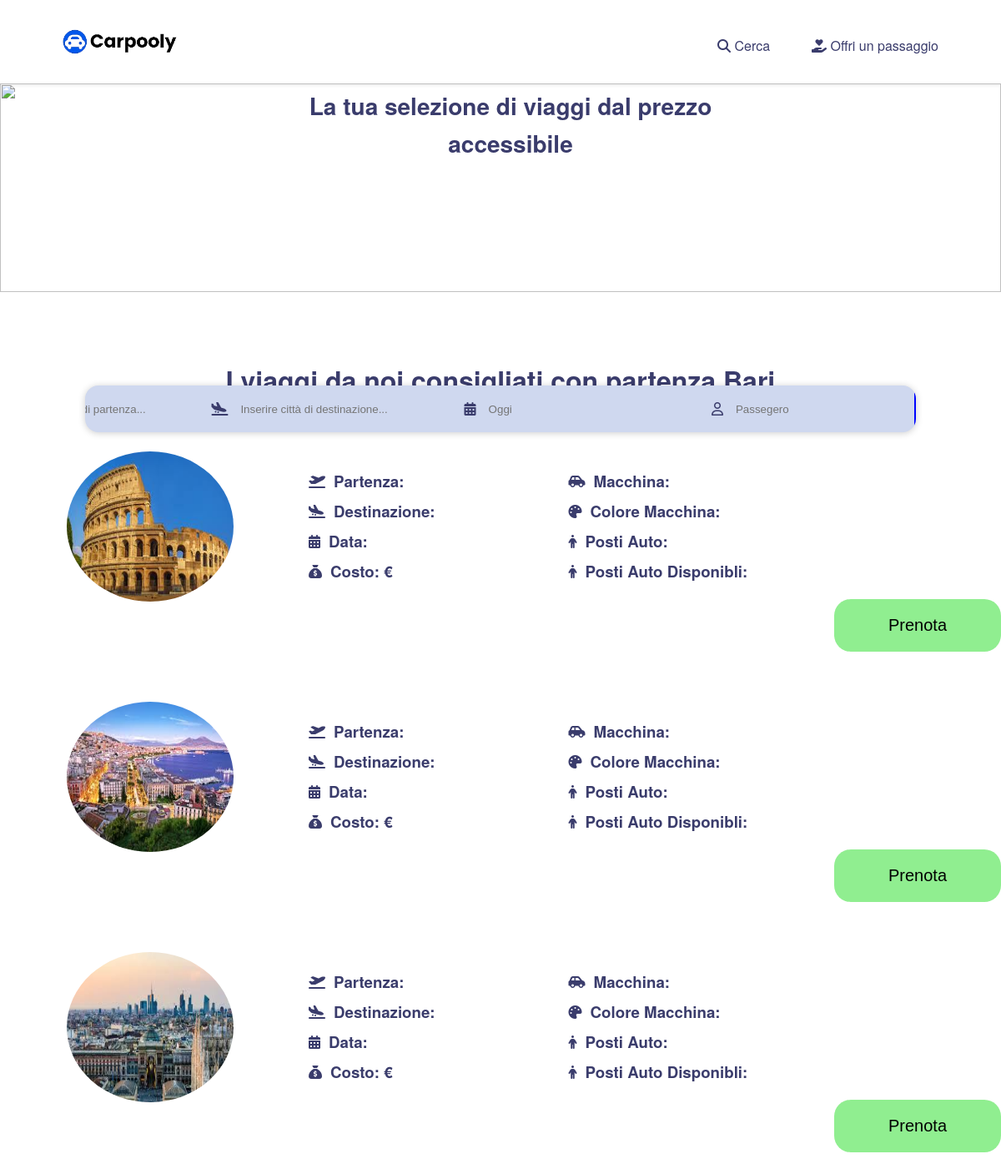
/dashboard-passenger.php, run on an earlier commit of the app's database.
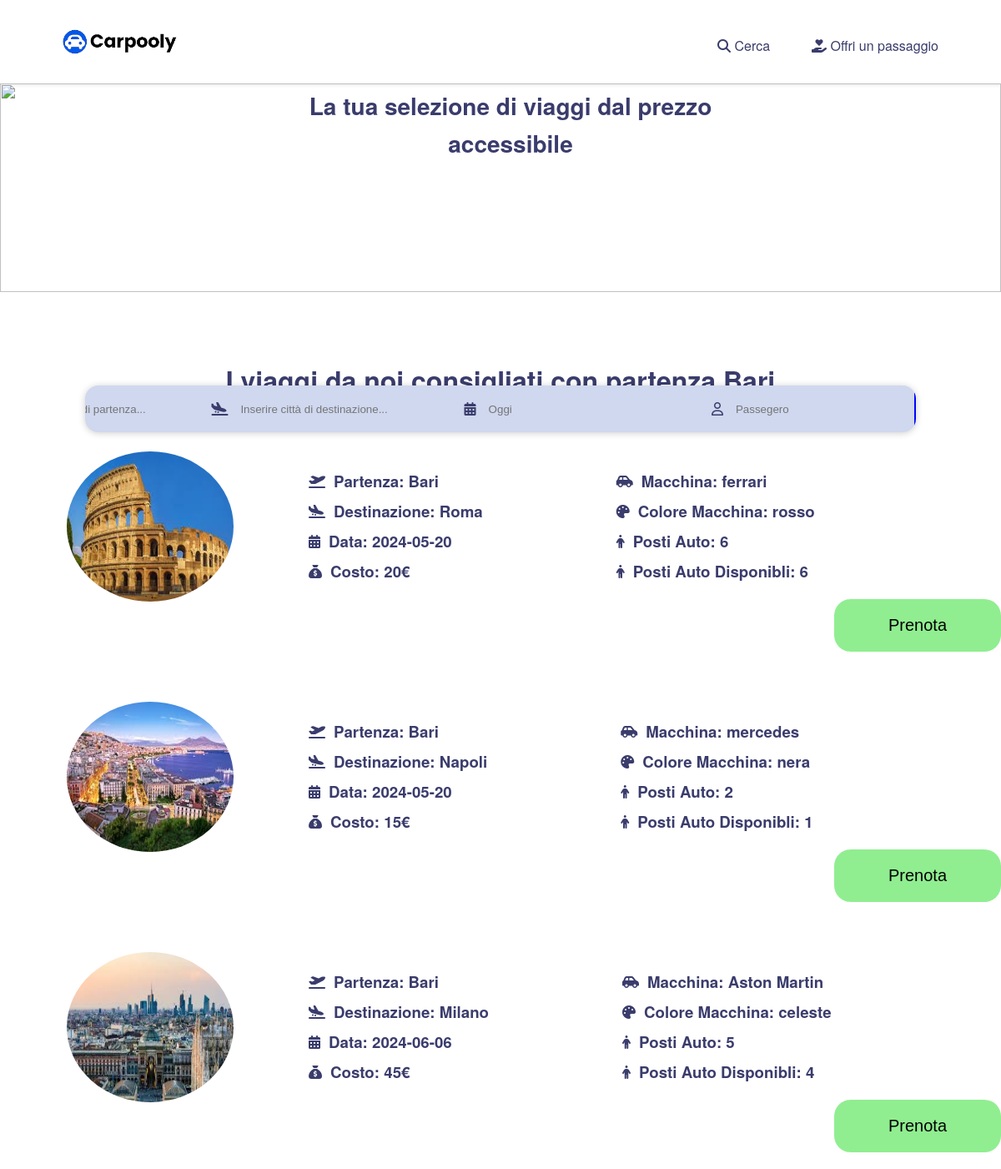
And on a later commit of the database.
### tables this page shows
CREATE TABLE `viaggi` (
  `id` int(11) NOT NULL,
  `id_autista` int(11) NOT NULL,
  `partenza` varchar(255) NOT NULL,
  `destinazione` varchar(255) NOT NULL,
  `data_viaggio` date NOT NULL,
  `costo_viaggio` int(11) NOT NULL,
  `modello` varchar(255) NOT NULL,
  `targa` text NOT NULL,
  `colore` varchar(255) NOT NULL,
  `anno` text NOT NULL,
  `nPostitotale` int(11) NOT NULL,
  `nPostiDisponibili` int(11) NOT NULL,
  `creato_il` timestamp NOT NULL DEFAULT current_timestamp()
);

### dashboard-passenger.php (the view, shortened to what this page needs)
<?php
    include_once './login.php';
    include 'db.php';
?>
<!DOCTYPE html>
<html lang="en">
<head>
    <link rel="stylesheet" href="./static/css/dashboard-passenger.css">
    <link rel="stylesheet" href="https://cdnjs.cloudflare.com/ajax/libs/leaflet/1.7.1/leaflet.css"/>
</head>
<body>
    <header>
        <nav>
            <div class="container">
                <div class="logo">
                    <img src="./static/img/img/images.png" alt="BlaBlaCar Logo" width="145" height="87">
                </div>
                <div class="nav-links">
                    <a href="search-ride.html"><i class="fas fa-magnifying-glass"></i> Cerca</a>
                    <a href="offer-ride.html"><i class="fas fa-hand-holding-heart"></i> Offri un passaggio</a>
                </div>
            </div>
        </nav>
    </header>
    <section>
        <div class="content-image">
            <img class="img" src="https://cdn.blablacar.com/kairos/assets/images/carpool_blablabus_large-e3d8eff32c13cdafc080.svg" alt="" height="100%" width="100%" loading="eager" decoding="sync" fetchpriority="high">
            <h1 class="content-title">La tua selezione di viaggi dal prezzo accessibile</h1>
        </div>
        <div class="search-ride-input">
            <form class="searching-form" action="search-ride.php" method="post">
                <div class="departure">
                    <input type="text" placeholder="Inserire città di partenza..." class="departure-input" id="departure" name="departure">
                </div>
                <div class="destination" style="position: relative;">
                    <label for="destination">
                        <i class="fa-solid fa-plane-arrival"></i>
                    </label>
                    <input type="text" placeholder="Inserire città di destinazione..." class="destination-input" id="destination" name="destination">
                </div>
                <div id="date-date" class="date">
                    <div class="content-btn-date">
                        <i class="fa-solid fa-calendar-days"></i>
                        <input style="width: 100px;" class="date-txt" id="date" name="date" placeholder="Oggi">
                    </div>
                </div>
                <div id="passenger-passenger" class="passenger">
                    <div class="content-btn-passenger">
                        <i class="fa-regular fa-user"></i>
                        <input style="width: 100px;" class="passenger-txt" id="passenger" name="passenger" placeholder="Passegero">
                    </div>
                </div>
            </form>
        </div>
    </section>
    <main class="container travel-raccomendation">
        <div class="content-travel">
            <div class="main-title">
                <h1>I viaggi da noi consigliati con partenza Bari</h1>
            </div>
            <div class="content-card">
                <div class="card-n1">
                    <div class="img-travel">
                        <img alt="">
                    </div>
                    <div class="content-description-travel">
                        <?php
                            $sql = "SELECT * FROM viaggi WHERE partenza = 'Bari' AND destinazione = 'Roma' ";
                            $result = $conn->query($sql);
                            if ($result->num_rows > 0) {
                                $row = $result->fetch_assoc();
                            }
                        ?>
                        <div class="travel-travel">
                            <div class="partenza">
                                <i class="fa-solid fa-plane-departure"></i>
                                <h3>Partenza: <?php echo $row['partenza']; ?></h3>
                            </div>
                            <div class="destinazione">
                                 <i class="fa-solid fa-plane-arrival"></i>
                                 <h3>Destinazione: <?php echo $row['destinazione']; ?></h3>
                            </div>
                            <div class="data">
                                <i class="fa-solid fa-calendar-days"></i>
                                <h3>Data: <?php echo $row['data_viaggio']; ?></h3>
                            </div>
                            <div class="costo">
                                <i class="fa-solid fa-sack-dollar"></i>
                                <h3>Costo: <?php echo $row['costo_viaggio']; ?>€</h3>
                            </div>
                        </div>
                        <div class="car-travel">
                            <div class="car">
                                 <i class="fa-solid fa-car-side"></i>
                                 <h3>Macchina: <?php echo $row['modello']; ?></h3>
                            </div>
                            <div class="car-color">
                                <i class="fa-solid fa-palette"></i>
                                <h3>Colore Macchina: <?php echo $row['colore']; ?></h3>
                            </div>
                            <div class="PostiAuto">
                                <i class="fa-solid fa-person"></i>
                                <h3>Posti Auto: <?php echo $row['nPostitotale']; ?></h3>
                            </div>
                            <div class="PostiAutoDisponibili">
                                <i class="fa-solid fa-person"></i>
                                <h3>Posti Auto Disponibli: <?php echo $row['nPostiDisponibili']; ?></h3>
                            </div>
                        </div>
                        <button id="btn-p" type="submit">Prenota</button>
                    </div>
                </div>
                <div class="card-n1">
                    <div class="img-travel">
                        <img alt="">
                    </div>
                    <div class="content-description-travel">
                        <?php
                            $sql = "SELECT * FROM viaggi WHERE partenza = 'Bari' AND destinazione = 'Napoli' ";
                            $result = $conn->query($sql);
                            if ($result->num_rows > 0) {
                                $row = $result->fetch_assoc();
                            }
                        ?>
                        <div class="travel-travel">
                            <div class="partenza">
                                <i class="fa-solid fa-plane-departure"></i>
                                <h3>Partenza: <?php echo $row['partenza']; ?></h3>
                            </div>
                            <div class="destinazione">
                                 <i class="fa-solid fa-plane-arrival"></i>
                                 <h3>Destinazione: <?php echo $row['destinazione']; ?></h3>
                            </div>
                            <div class="data">
                                <i class="fa-solid fa-calendar-days"></i>
                                <h3>Data: <?php echo $row['data_viaggio']; ?></h3>
                            </div>
                            <div class="costo">
                                <i class="fa-solid fa-sack-dollar"></i>
                                <h3>Costo: <?php echo $row['costo_viaggio']; ?>€</h3>
                            </div>
                        </div>
                        <div class="car-travel">
                            <div class="car">
                                 <i class="fa-solid fa-car-side"></i>
                                 <h3>Macchina: <?php echo $row['modello']; ?></h3>
                            </div>
                            <div class="car-color">
                                <i class="fa-solid fa-palette"></i>
                                <h3>Colore Macchina: <?php echo $row['colore']; ?></h3>
                            </div>
                            <div class="PostiAuto">
                                <i class="fa-solid fa-person"></i>
                                <h3>Posti Auto: <?php echo $row['nPostitotale']; ?></h3>
                            </div>
                            <div class="PostiAutoDisponibili">
                                <i class="fa-solid fa-person"></i>
                                <h3>Posti Auto Disponibli: <?php echo $row['nPostiDisponibili']; ?></h3>
                            </div>
                        </div>
                    </div>
                    <button id="btn-p" type="submit">Prenota</button>
                </div>
                <div class="card-n1">
                    <div class="img-travel">
                        <img alt="">
                    </div>
                    <div class="content-description-travel">
                    <?php
                        $sql = "SELECT * FROM viaggi WHERE partenza = 'Bari' AND destinazione = 'Milano' ";
                        $result = $conn->query($sql);
                        if ($result->num_rows > 0) {
                            $row = $result->fetch_assoc();
                         }
                    ?>
                    <div class="travel-travel">
                            <div class="partenza">
                                <i class="fa-solid fa-plane-departure"></i>
                                <h3>Partenza: <?php echo $row['partenza']; ?></h3>
                            </div>
                            <div class="destinazione">
                                 <i class="fa-solid fa-plane-arrival"></i>
                                 <h3>Destinazione: <?php echo $row['destinazione']; ?></h3>
                            </div>
                            <div class="data">
                                <i class="fa-solid fa-calendar-days"></i>
                                <h3>Data: <?php echo $row['data_viaggio']; ?></h3>
                            </div>
                            <div class="costo">
                                <i class="fa-solid fa-sack-dollar"></i>
                                <h3>Costo: <?php echo $row['costo_viaggio']; ?>€</h3>
                            </div>
                        </div>
                        <div class="car-travel">
                            <div class="car">
                                 <i class="fa-solid fa-car-side"></i>
                                 <h3>Macchina: <?php echo $row['modello']; ?></h3>
                            </div>
                            <div class="car-color">
                                <i class="fa-solid fa-palette"></i>
                                <h3>Colore Macchina: <?php echo $row['colore']; ?></h3>
                            </div>
                            <div class="PostiAuto">
                                <i class="fa-solid fa-person"></i>
                                <h3>Posti Auto: <?php echo $row['nPostitotale']; ?></h3>
                            </div>
                            <div class="PostiAutoDisponibili">
                                <i class="fa-solid fa-person"></i>
                                <h3>Posti Auto Disponibli: <?php echo $row['nPostiDisponibili']; ?></h3>
                            </div>
                        </div>
                    </div>
                    <button id="btn-p" type="submit">Prenota</button>
                </div>
            </div>
         </div>
    </main>
</body>
</html>

### static/css/dashboard-passenger.css (style rules this page uses)
:root { --yellow: #ebb14d; --darkblue: #3a3c6c; --light: #cfd8ef; --white: #fff; --blue: #0004ff; }
* { margin: 0; padding: 0; box-sizing: border-box; }
body { font-family: 'Helvetica Neue', Helvetica, Arial, sans-serif; background-color: var(--white); color: var(--darkblue); line-height: 1.6; }
.container { width: 90%; max-width: 1200px; margin: 0 auto; display: flex; justify-content: space-between; text-align: center; }
header { background-color: var(--white); box-shadow: 0 2px 4px rgba(0, 0, 0, 0.1); padding: 0; }
.nav-links { display: flex; align-items: center; justify-content: space-between; padding-top: 10px; }
.nav-links a { color: var(--darkblue); text-decoration: none; margin-left: 20px; padding: 10px 15px; border-radius: 5px; transition: background-color 0.3s ease; }
.logo img { width: auto; height: 100px; }
.content-image { width: 100%; height: 250px; position: relative; overflow: hidden; }
.img { width: 100%; height: 100%; object-fit: cover; }
.content-image .content-title { position: absolute; top: 20%; left: 51%; transform: translate(-50%, -50%); text-align: center; font-size: 28px; }
.search-ride-input { background: var(--light); width: 66%; height: 56px; position: absolute; box-shadow: 0px 1px 8px 0px hsla(0, 0%, 0%, 0.2); border-radius: 16px; overflow: hidden; display: flex; align-items: center; justify-content: center; top: 35%; left: 50%; transform: translate(-50%,-50%); }
.searching-form { display: flex; }
.searching-form .departure, .searching-form .destination, .searching-form .date, .searching-form .passenger, .searching-form .search { position: relative; width: 100%; display: flex; align-items: center; background-color: transparent; border: none; height: 56px; border: none; }
.destination i { margin: 20px 15px 20px 15px; }
.content-btn-date, .content-btn-passenger, .departure, .passenger { display: flex; align-items: center; width: 100%; cursor: pointer; border: none; }
.departure-input, .destination-input { border: none; background: transparent; outline: none; }
.date i, .passenger i { margin: 20px 15px 20px 15px; }
.departure { margin-right: 8%; margin-left: -16%; }
.date { margin-left: 8%; margin-right: 8%; }
.passenger { margin-left: 8%; margin-right: 12%; }
.date-txt, .passenger-txt { background: transparent; border: none; }
.departure { margin-right: 20px; }
.destination { margin-left: 20px; }
@media only screen and (max-width: 1440px) { .search-ride-input { width: 83%; } }
.travel-raccomendation { margin-top: 80px; }
.content-travel { margin: 0 auto; text-align: center; }
.main-title { font: 18px; font-weight: 400; }
.content-card { display: flex; justify-content: center; align-items: center; flex-direction: column; width: 900px; }
.img-travel img { width: 200px; height: 180px; border-radius: 50%; margin: 80px; }
.card-n1 { display: flex; align-items: center; border-radius: 20px; width: 1200px; height: 300px; position: relative; }
.content-description-travel { display: flex; justify-content: space-around; align-items: center; flex-direction: row; }
.travel-travel { display: flex; justify-content: flex-start; align-items: flex-start; flex-direction: column; }
.partenza, .destinazione, .data,.costo { display: flex; justify-content: center; align-items: center; }
.travel-travel i, .car-travel i { margin: 10px; }
.car-travel { margin-left: 150px; display: flex; justify-content: flex-start; align-items: flex-start; flex-direction: column; }
.car, .car-color, .PostiAuto, .PostiAutoDisponibili { display: flex; justify-content: center; align-items: center; }
#btn-p { position: absolute; bottom: 0; right: 0; background-color: lightgreen; padding: 20px 10px 20px 10px; border-radius: 20px; width: 200px; }

What changed in the data, as far as the page shows it:
added viaggi: partenza "Bari", destinazione "Roma", data_viaggio "2024-05-20", costo_viaggio "20", modello "ferrari", colore "rosso", nPostitotale "6", nPostiDisponibili "6"
added viaggi: partenza "Bari", destinazione "Napoli", data_viaggio "2024-05-20", costo_viaggio "15", modello "mercedes", colore "nera", nPostitotale "2", nPostiDisponibili "1"
added viaggi: partenza "Bari", destinazione "Milano", data_viaggio "2024-06-06", costo_viaggio "45", modello "Aston Martin", colore "celeste", nPostitotale "5", nPostiDisponibili "4"
